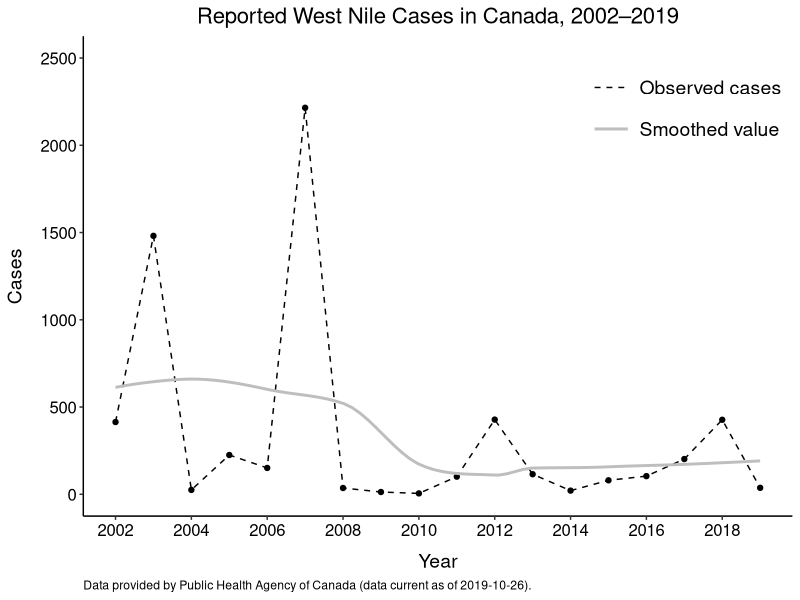

Write the R code that produced this figure.
### Plot Reported West Nile Cases in Canada ###
### Author: Jean-Paul R. Soucy ###

# Load libraries
library(ggplot2) # ggplot

# Load data
wn <- read.csv("west-nile_canada_2002-2019.csv",
                header = TRUE, stringsAsFactors = FALSE) # load data from working directory

# Set most recent update date for data
date_current <- "2019-10-26"

# Plot time series with loess smoothing
ggplot(data = wn, aes(x = year, y = cases)) +
  # plot observed cases
  geom_point(color = "black") +
  # plot dashed line connecting observed cases
  geom_line(aes(color = "obs", linetype = "obs")) +
  # loess smoothing of time series (grey line)
  # fill = NA to remove CI - bounds are extremely large
  stat_smooth(
    aes(color = "smooth", linetype = "smooth"), fill = NA,
    method = "loess") +
  # label every two years on the x-axis
  scale_x_continuous(name = "Year", breaks = seq(min(wn$year), max(wn$year), 2)) +
  # label y-axis
  scale_y_continuous(name = "Cases", breaks = pretty(wn$cases), limits = c(0, max(pretty(wn$cases)))) +
  # create legend
  scale_color_manual(name = "Legend",
                     values = c("obs" = "black", "smooth" = "grey"),
                     labels = c("obs" = "Observed cases", "smooth" = "Smoothed value")) +
  scale_linetype_manual(name = "Legend",
                        values = c("obs" = "dashed", "smooth" = "solid"),
                        labels = c("obs" = "Observed cases", "smooth" = "Smoothed value")) +
  # add title and citation footnote
  labs(title = "Reported West Nile Cases in Canada, 2002–2019",
       caption = paste0(
         "Data provided by Public Health Agency of Canada (data current as of ",
         date_current, ").")) +
  # improve plot readability
  theme_classic() +
  theme(legend.position = c(0.85, 0.85), # legend to upper left
        legend.key.size = unit(30, "pt"), # increase size of legend elements
        legend.title = element_blank(),
        legend.text = element_text(size = 14),
        axis.title = element_text(size = 14),
        axis.title.x = element_text(margin = margin(t = 10)),
        axis.title.y = element_text(margin = margin(r = 10)),
        axis.text = element_text(size = 12, colour = "black"),
        plot.title = element_text(size = 16, hjust = 0.5), # centre title
        plot.caption = element_text(hjust = 0) # left justify caption
  )